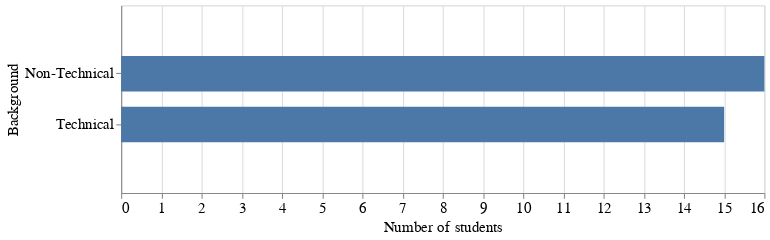

The code cell stored with this chart in its notebook:
### Code cell
chart.configure_scale(
        bandPaddingInner=0.3,
        bandPaddingOuter=1
).configure_axisX(labelFontSize=14
).configure_axisY(labelFontSize=14)

### Figure 1 — Vega-Lite specification as saved in the notebook (floating-point values rounded to 4 significant figures)
{"$schema": "https://vega.github.io/schema/vega-lite/v2.4.3.json", "config": {"axis": {"titleFontSize": 14, "titleFontWeight": "normal"}, "axisX": {"labelFontSize": 14}, "axisY": {"labelFontSize": 14}, "scale": {"bandPaddingInner": 0.3, "bandPaddingOuter": 1}, "view": {"height": 400, "width": 500}}, "data": {"values": [{"Background": "Technical", "number_students": 15}, {"Background": "Non-Technical", "number_students": 16}]}, "height": 175, "layer": [{"encoding": {"x": {"field": "number_students", "scale": {"domain": [0, 16]}, "title": "Number of students", "type": "quantitative"}, "y": {"field": "Background", "type": "nominal"}}, "mark": "bar"}], "width": 600}
